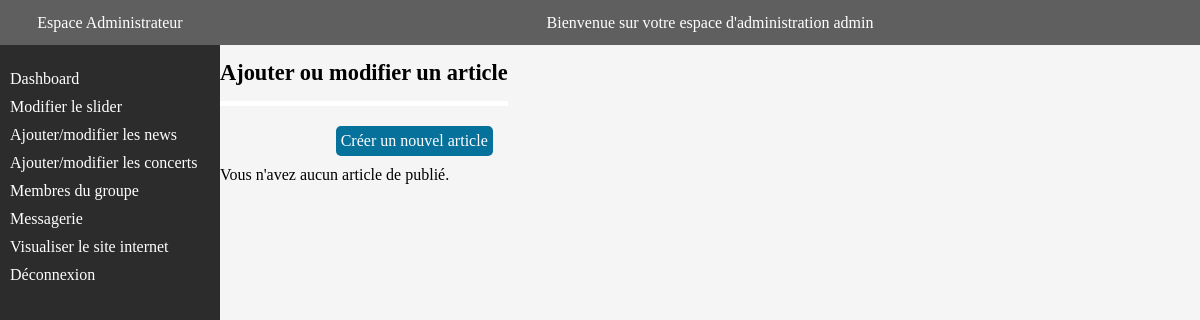
The app's page /indexAdmin.php?action=newsPage (signed in), older data.
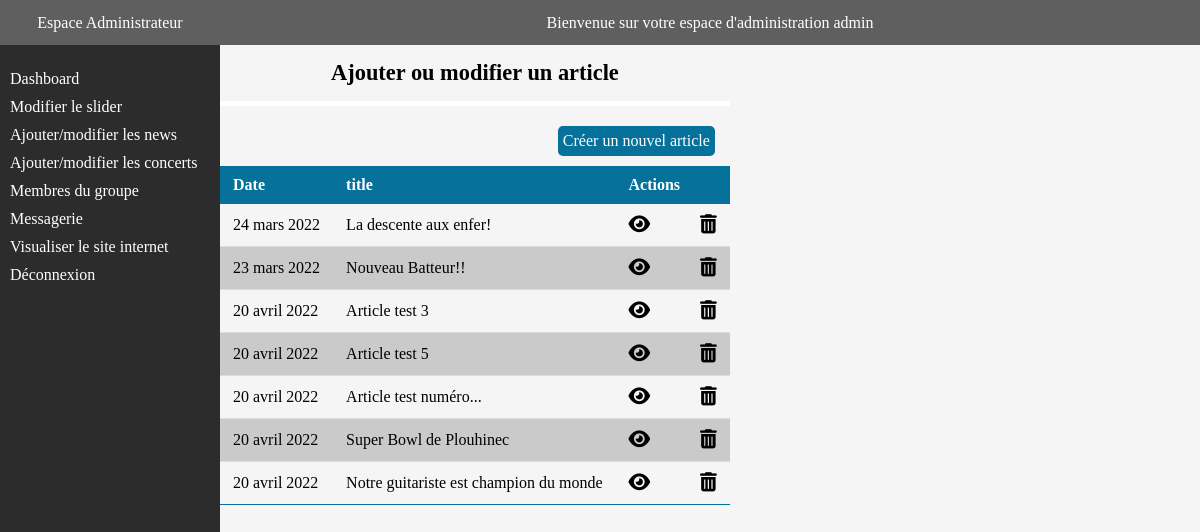
The same page, newer data.
### tables this page shows
CREATE TABLE IF NOT EXISTS `articles` (
  `id` int(10) unsigned NOT NULL AUTO_INCREMENT,
  `title` varchar(255) NOT NULL,
  `content` text NOT NULL,
  `picture1` varchar(255) DEFAULT NULL,
  `created_At` timestamp NOT NULL DEFAULT CURRENT_TIMESTAMP,
  PRIMARY KEY (`id`)
);

### app/Controllers/Controller.php (called while the page is built, shortened)
<?php
class Controller
{
    public function viewAdmin($viewName, $data = null, $error = null)
    {
        include('app/Views/administration/'.$viewName.'.php');
    }
    public static function formatDate($date, $format = "d F Y"){
        $englishMonths = array('January', 'February', 'March', 'April', 'May', 'June', 'July', 'August', 'September', 'October', 'November', 'December');
        $frenchMonths = array('janvier', 'février', 'mars', 'avril', 'mai', 'juin', 'juillet', 'août', 'septembre', 'octobre', 'novembre', 'décembre');
        return str_replace($englishMonths, $frenchMonths, date($format, strtotime($date)));
    }
}

### app/Controllers/AdminController.php (called while the page is built, shortened)
<?php
class AdminController extends Controller
{
    public function newsPage(){
        $news = \Projet\Models\Articles::all();
        $data = [
            'news' => $news
        ];
        return $this->viewAdmin('news',$data);
    }
}

### app/Models/Articles.php (called while the page is built, shortened)
<?php
class Articles extends Manager
{
    public function __construct($data = [])
    {
        $this->id = $data["id"] ?? '';
        $this->title = $data["title"] ?? '';
        $this->created_At = $data["created_At"] ?? '';
    }
}

### app/Models/Manager.php (called while the page is built, shortened)
<?php
abstract class Manager
{
    private static $bdd = null;
    protected static function dbConnect()
    {
        if (isset(self::$bdd)) {
            return self::$bdd;
        } else {
            try {
                self::$bdd = new \PDO(
                    "mysql:dbname=" . $_ENV['DB_NAME'] . "; charset=utf8; host="  . $_ENV['DB_HOST'] . ":" . $_ENV['DB_PORT'],
                    $_ENV['DB_USERNAME'],
                    $_ENV['DB_PASSWORD']
                );
                return self::$bdd;
            } catch (Exception $e) {
                die('Erreur : ' . $e->getMessage());
            }
        }
    }
    public static function all()
    {
        $objects = [];
        $klass =  get_called_class();
        $child = explode("\\",$klass);
        $child = strtolower($child[array_key_last($child)]);
        $bdd = self::dbConnect();
        $sqlQuery = $bdd->prepare("SELECT * FROM `{$child}`");
        $sqlQuery->execute();
        $result = $sqlQuery->fetchAll();
        foreach ($result as $data) {
            array_push(
                $objects,
                new $klass($data)
            );
        }
        return $objects;
    }
}

### app/Views/administration/news.php (the view, shortened to what this page needs)
<?php include('app/Views/administration/layouts/header.php'); ?>
<main class="admin-content">
    <?php include('app/Views/administration/layouts/sidebar.php'); ?>
    <section class="admin-news">
        <h1 class="news-title">Ajouter ou modifier un article</h1>
        <div class="add-news">
            <a class="admin-button" href="indexAdmin.php?action=addNewsPage">Créer un nouvel article</a>
        </div>
        <?php if (!empty($data['news'])){ ?>
                <div>
                    <table class="admin-table">
                        <thead>
                            <tr>
                                <th>Date</th>
                                <th>title</th>
                                <th><span>Actions</span></th>
                            </tr>
                        </thead>
                </div>
                <tbody>
                <?php
                    foreach($data['news'] as $news) {
                ?>
                    <tr>
                        <td>
                        <p><?= $this->formatDate($news->created_At); ?></p>
                        </td>
                        <td>
                            <p><?= $news->title; ?> </p>
                        </td>
                        <td >
                            <div class="action-icon">
                                <div>
                                    <a href="indexAdmin.php?action=viewNews&id=<?=$news->id;?>">
                                        <i class="fa-solid fa-eye show"></i>
                                    </a>
                                </div>
                                <div>
                                    <a class="trashcan" href="indexAdmin.php?action=deleteNews&id=<?=$news->id;?>">
                                    <i class="fa-solid fa-trash-can "></i>
                                    </a>
                                </div>
                            </div>
                        </td>
                    </tr>
                    <?php } ?>
                </tbody>
    <?php }else{ ?>
    <div>
        <p>Vous n'avez aucun article de publié.</p>
    </div>
    <?php } ?>
    </section>
</main>
<?php include('app/Views/administration/layouts/footer.php'); ?>

Row changes from the older to the newer data that the page shows:
added articles: created_At "24 mars 2022", title "La descente aux enfer!"
added articles: created_At "23 mars 2022", title "Nouveau Batteur!!"
added articles: created_At "20 avril 2022", title "Article test 3"
added articles: created_At "20 avril 2022", title "Article test 5"
added articles: created_At "20 avril 2022", title "Article test numéro..."
added articles: created_At "20 avril 2022", title "Super Bowl de Plouhinec"
added articles: created_At "20 avril 2022", title "Notre guitariste est champion du monde"
Text that changed along with them:
text no longer shown: "Vous n'avez aucun article de publié."
text now shown: "Date title Actions"
